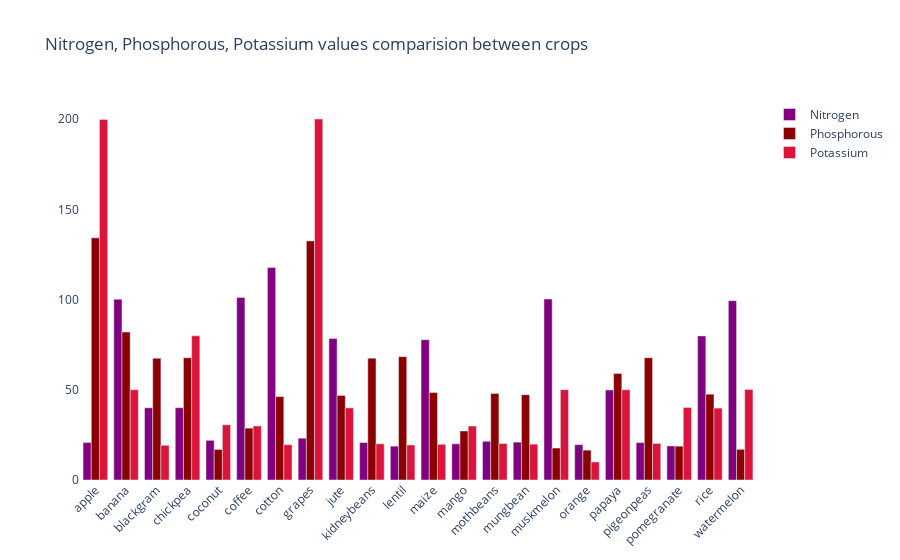

Write notebook code for a chart like this one.
### Markdown cell above
#### Nitrogen, Phosphorous, Potassium values comparision between crops

### Code cell
fig = go.Figure()
fig.add_trace(go.Bar(
    x=crop_summary.index,
    y=crop_summary['N'],
    name='Nitrogen',
    marker_color='purple'
))
fig.add_trace(go.Bar(
    x=crop_summary.index,
    y=crop_summary['P'],
    name='Phosphorous',
    marker_color='#8B0000'
))
fig.add_trace(go.Bar(
    x=crop_summary.index,
    y=crop_summary['K'],
    name='Potassium',
    marker_color='crimson'
))
fig.update_layout(title="Nitrogen, Phosphorous, Potassium values comparision between crops",
                  plot_bgcolor='white',
                  barmode='group',
                  xaxis_tickangle=-45)
fig.show()

### Figure 1 — Plotly figure (JSON) as saved in the notebook; plotly's stock layout.template omitted (floating-point values rounded to 4 significant figures)
{"data": [{"marker": {"color": "purple"}, "name": "Nitrogen", "type": "bar", "x": ["apple", "banana", "blackgram", "chickpea", "coconut", "coffee", "cotton", "grapes", "jute", "kidneybeans", "lentil", "maize", "mango", "mothbeans", "mungbean", "muskmelon", "orange", "papaya", "pigeonpeas", "pomegranate", "rice", "watermelon"], "y": [20.8, 100.2, 40.02, 40.09, 21.98, 101.2, 117.8, 23.18, 78.4, 20.75, 18.77, 77.76, 20.07, 21.44, 20.99, 100.3, 19.58, 49.88, 20.73, 18.87, 79.89, 99.42]}, {"marker": {"color": "#8B0000"}, "name": "Phosphorous", "type": "bar", "x": ["apple", "banana", "blackgram", "chickpea", "coconut", "coffee", "cotton", "grapes", "jute", "kidneybeans", "lentil", "maize", "mango", "mothbeans", "mungbean", "muskmelon", "orange", "papaya", "pigeonpeas", "pomegranate", "rice", "watermelon"], "y": [134.2, 82.01, 67.47, 67.79, 16.93, 28.74, 46.24, 132.5, 46.86, 67.54, 68.36, 48.44, 27.18, 48.01, 47.28, 17.72, 16.55, 59.05, 67.73, 18.75, 47.58, 17]}, {"marker": {"color": "crimson"}, "name": "Potassium", "type": "bar", "x": ["apple", "banana", "blackgram", "chickpea", "coconut", "coffee", "cotton", "grapes", "jute", "kidneybeans", "lentil", "maize", "mango", "mothbeans", "mungbean", "muskmelon", "orange", "papaya", "pigeonpeas", "pomegranate", "rice", "watermelon"], "y": [199.9, 50.05, 19.24, 79.92, 30.59, 29.94, 19.56, 200.1, 39.99, 20.05, 19.41, 19.79, 29.92, 20.23, 19.87, 50.08, 10.01, 50.04, 20.29, 40.21, 39.87, 50.22]}], "layout": {"autosize": true, "barmode": "group", "plot_bgcolor": "white", "title": {"text": "Nitrogen, Phosphorous, Potassium values comparision between crops"}, "xaxis": {"autorange": true, "range": [-0.5, 21.5], "tickangle": -45, "type": "category"}, "yaxis": {"autorange": true, "range": [0, 210.6], "type": "linear"}}}
